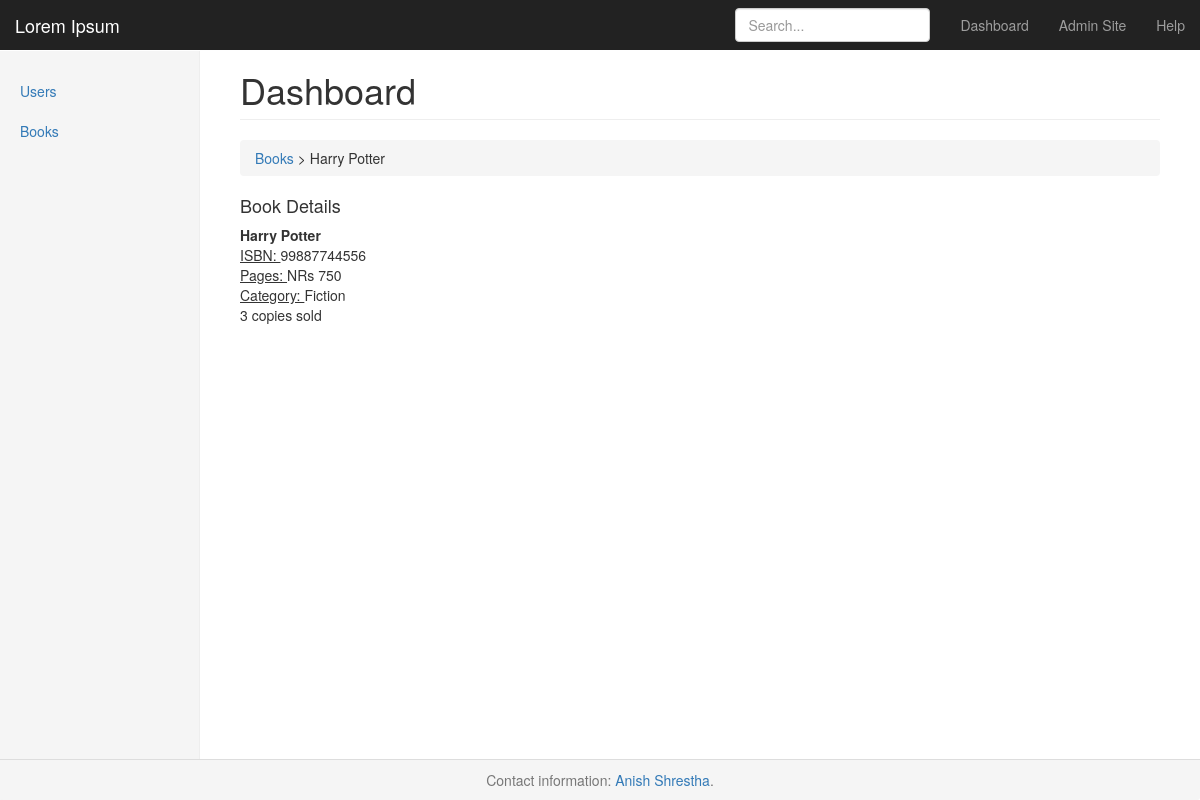
Page /books/1/ on the committed database.
### books/models.py (models this page shows, shortened)
class Book(models.Model):
    CATEGORY_CHOICES = (
        (CATEGORY.adventure, _("adventure")),
        (CATEGORY.horror, _("horror")),
        (CATEGORY.fiction, _("fiction")),
        (CATEGORY.science, _("science")),
        (CATEGORY.biography, _("biography"))
    )
    isbn = models.CharField(_("ISBN"), max_length=64)
    name = models.CharField(_("Name"), max_length=512)
    pages = models.PositiveIntegerField(
        _("Page Count"),
        validators=[
            MinValueValidator(1, "Should have at least a page")
        ]
    )
    price = models.FloatField(
        _("Price"),
        validators=[
            MinValueValidator(1, "Price can't be less than 1")
        ]
    )
    category = models.PositiveSmallIntegerField(
        _("Category"),
        choices=CATEGORY_CHOICES,
        blank=False,
        null=False
    )
    publisher = models.ForeignKey(
        "books.Publisher",
        on_delete=models.CASCADE,
        related_name="books"
    )
    bought_by = models.ManyToManyField("users.AayuUser",
                                       related_name="books_bought")
    objects = BookManager()
    def get_list_absolute_url(self):
        return reverse("books:list")

### books/views.py (the view)
# urls.py: path('<int:pk>/', BookDetailView.as_view(), name='detail'),
class BookDetailView(DetailView):
    template_name = "book_detail.html"
    queryset = Book.objects.all()
    def get_context_data(self, **kwargs):
        context = super(BookDetailView, self).get_context_data(**kwargs)
        context['sold'] = self.object.bought_by.count()
        return context

### books/templates/book_detail.html (shortened to what this page needs)
{% extends 'base.html' %}
{% block breadcrumb %}
    <span><a href={{ object.get_list_absolute_url }}>Books</a></span>
    > <span>{{ object.name }}</span>
{% endblock %}
{% block content %}
    <h4>Book Details </h4>
    <p>
        <address>
        <strong>{{ object.name }}</strong><br>
        <u>ISBN: </u>{{ object.isbn }}<br>
        <u>Pages: </u>NRs {{ object.pages }}<br>
        <u>Category: </u>{{ object.get_category_display | title }}<br>
        {{ sold }} copies sold<br>
        </address>
    </p>
{% endblock %}

### static/dashboard_files/dashboard.css (style rules this page uses)
body { padding-top: 50px; }

### rows in the picture
Book: name "Harry Potter", isbn "99887744556", pages "750", category "Fiction"

### other values in the picture
{{ sold }} "3"
